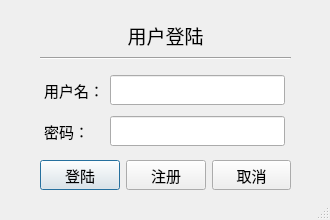
<?xml version="1.0" encoding="UTF-8"?>
<ui version="4.0">
 <class>Login</class>
 <widget class="QDialog" name="Login">
  <property name="geometry">
   <rect>
    <x>0</x>
    <y>0</y>
    <width>330</width>
    <height>220</height>
   </rect>
  </property>
  <property name="font">
   <font>
    <family>微软雅黑</family>
    <pointsize>11</pointsize>
   </font>
  </property>
  <property name="windowTitle">
   <string>登陆 - 铁路信息查询系统</string>
  </property>
  <property name="sizeGripEnabled">
   <bool>true</bool>
  </property>
  <widget class="QWidget" name="layoutWidget">
   <property name="geometry">
    <rect>
     <x>44</x>
     <y>70</y>
     <width>241</width>
     <height>81</height>
    </rect>
   </property>
   <layout class="QGridLayout" name="gridLayout">
    <item row="0" column="0">
     <widget class="QLabel" name="label">
      <property name="text">
       <string>用户名：</string>
      </property>
     </widget>
    </item>
    <item row="0" column="1">
     <widget class="QLineEdit" name="lineedit_name"/>
    </item>
    <item row="1" column="0">
     <widget class="QLabel" name="label_2">
      <property name="text">
       <string>密码：</string>
      </property>
     </widget>
    </item>
    <item row="1" column="1">
     <widget class="QLineEdit" name="lineedit_password">
      <property name="text">
       <string/>
      </property>
      <property name="echoMode">
       <enum>QLineEdit::Password</enum>
      </property>
     </widget>
    </item>
   </layout>
  </widget>
  <widget class="Line" name="line">
   <property name="geometry">
    <rect>
     <x>40</x>
     <y>50</y>
     <width>251</width>
     <height>16</height>
    </rect>
   </property>
   <property name="orientation">
    <enum>Qt::Horizontal</enum>
   </property>
  </widget>
  <widget class="QLabel" name="label_4">
   <property name="geometry">
    <rect>
     <x>40</x>
     <y>20</y>
     <width>251</width>
     <height>31</height>
    </rect>
   </property>
   <property name="font">
    <font>
     <pointsize>14</pointsize>
    </font>
   </property>
   <property name="layoutDirection">
    <enum>Qt::LeftToRight</enum>
   </property>
   <property name="text">
    <string>用户登陆</string>
   </property>
   <property name="alignment">
    <set>Qt::AlignCenter</set>
   </property>
  </widget>
  <widget class="QWidget" name="">
   <property name="geometry">
    <rect>
     <x>40</x>
     <y>160</y>
     <width>251</width>
     <height>30</height>
    </rect>
   </property>
   <layout class="QGridLayout" name="gridLayout_2">
    <item row="0" column="0">
     <widget class="QPushButton" name="pushButton">
      <property name="text">
       <string>登陆</string>
      </property>
     </widget>
    </item>
    <item row="0" column="1">
     <widget class="QPushButton" name="pushButton_2">
      <property name="text">
       <string>注册</string>
      </property>
     </widget>
    </item>
    <item row="0" column="2">
     <widget class="QPushButton" name="pushButton_3">
      <property name="text">
       <string>取消</string>
      </property>
     </widget>
    </item>
   </layout>
  </widget>
 </widget>
 <resources/>
 <connections>
  <connection>
   <sender>pushButton</sender>
   <signal>clicked()</signal>
   <receiver>Login</receiver>
   <slot>Login()</slot>
   <hints>
    <hint type="sourcelabel">
     <x>73</x>
     <y>157</y>
    </hint>
    <hint type="destinationlabel">
     <x>73</x>
     <y>192</y>
    </hint>
   </hints>
  </connection>
  <connection>
   <sender>pushButton_2</sender>
   <signal>clicked()</signal>
   <receiver>Login</receiver>
   <slot>Register()</slot>
   <hints>
    <hint type="sourcelabel">
     <x>166</x>
     <y>160</y>
    </hint>
    <hint type="destinationlabel">
     <x>167</x>
     <y>202</y>
    </hint>
   </hints>
  </connection>
  <connection>
   <sender>pushButton_3</sender>
   <signal>clicked()</signal>
   <receiver>Login</receiver>
   <slot>Cancel()</slot>
   <hints>
    <hint type="sourcelabel">
     <x>265</x>
     <y>156</y>
    </hint>
    <hint type="destinationlabel">
     <x>264</x>
     <y>206</y>
    </hint>
   </hints>
  </connection>
 </connections>
 <slots>
  <slot>Login()</slot>
  <slot>Register()</slot>
  <slot>Cancel()</slot>
 </slots>
</ui>
